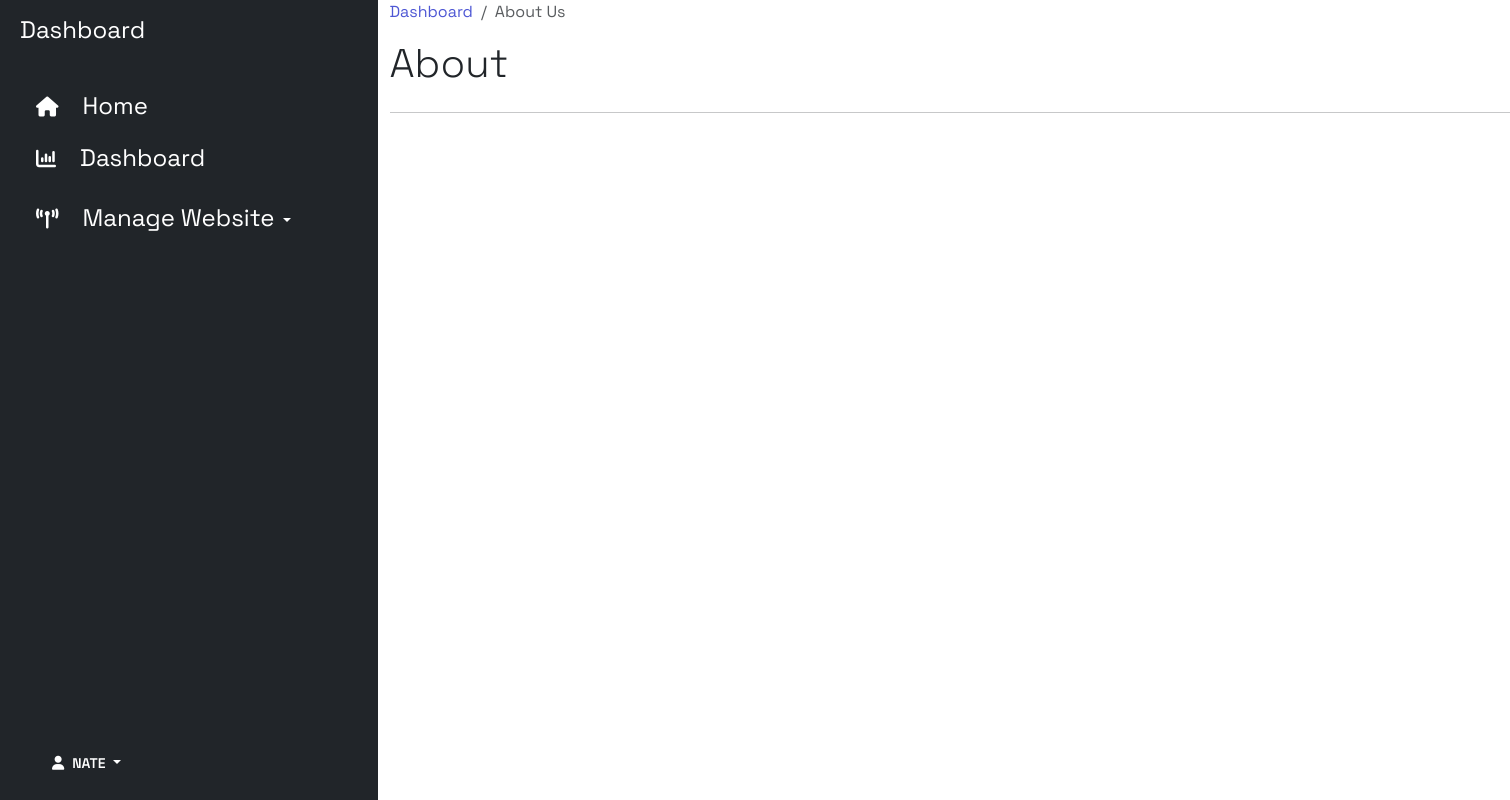
/about-list/ (signed in), run on an earlier commit of the app's database.
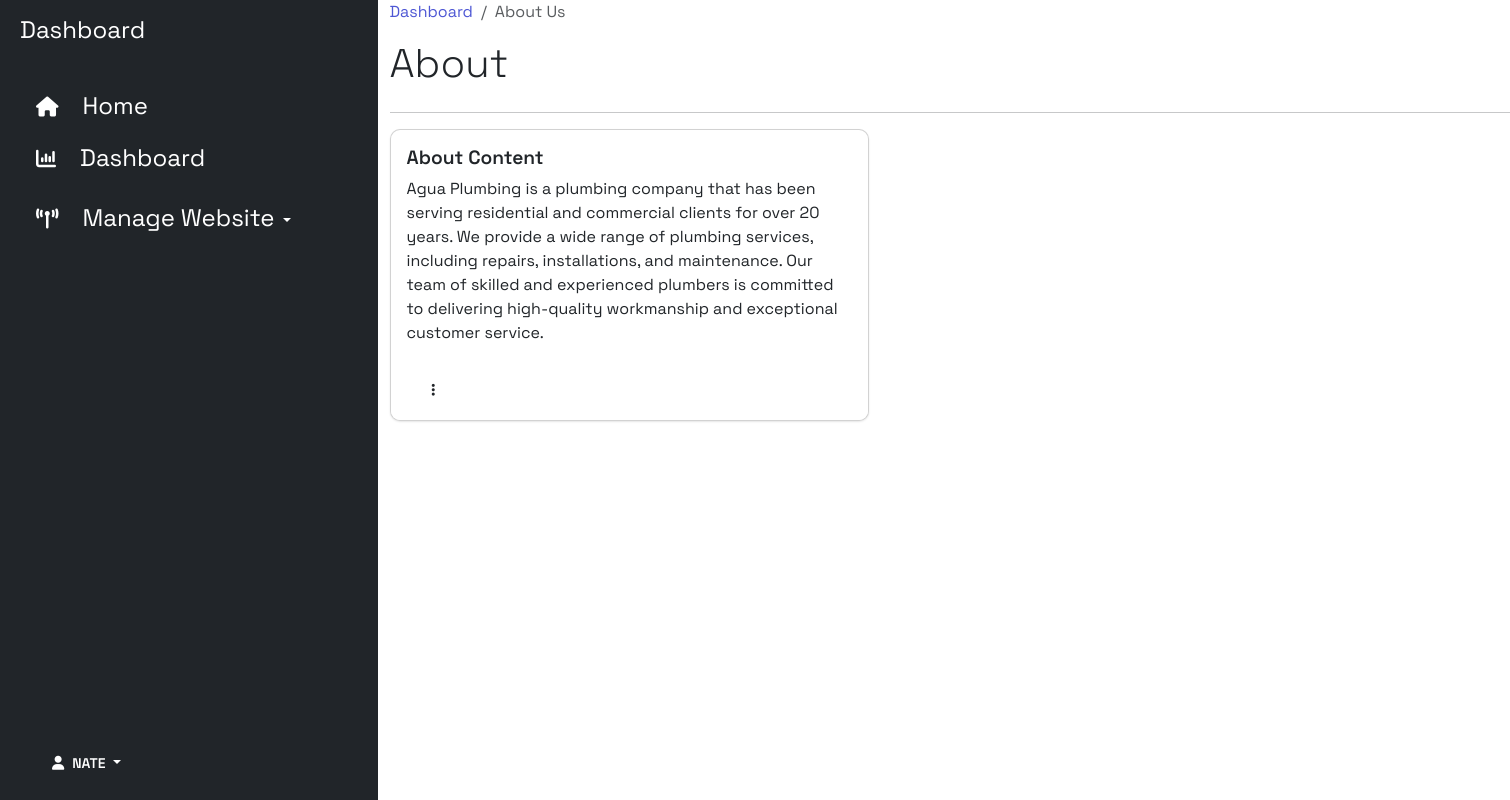
And on a later commit of the database.
### base/models.py (models this page shows, shortened)
class About(models.Model):
    title = models.CharField(max_length=100)
    content = models.TextField(blank=True, null=True)
    author = models.ForeignKey(User, on_delete= models.CASCADE)
    created_at = models.DateTimeField(auto_now_add= True)
    updated_at = models.DateTimeField(auto_now=True)
    slug = models.SlugField(unique=True)

### base/views.py (the view)
# urls.py: path('about-list/', AboutList.as_view(), name='about-list'),
class AboutList(LoginRequiredMixin, ListView):
    model = About
    template_name = 'about/about-list.html'
    def get_context_data(self, **kwargs):
        context = super().get_context_data(**kwargs)
        context['aboutus'] = About.objects.all()
        return context

### base/templates/about/about-list.html (shortened to what the changed rows need)
{% extends "base.html" %}
{% block content %}
<div class="container-fluid">
    <div class="row flex-nowrap">
        <div class="container">
            <section class="menu">
                <div class="d-flex justify-content-between">
                    <h1 class="fw-light">About</h1>
                </div>
                <div class="row row-cols-1 row-cols-md-3">
                    {% for about in aboutus %}
                    <div class="col-auto">
                        <div class="card project-card h-100">
                            <div class="card-body">
                                <a class="text-decoration-none" href="{% url 'about-update' about.slug %}">
                                    <h5 class="card-title">{{about.title}}</h5>
                                </a>
                                <p class="card-text">{{about.content}}</p>
                            </div>
                            <div class="card-footer border-0 bg-white">
                                <div class="d-flex justify-content-between align-items-center">
                                    <div class="text-muted">
                                        <div class="btn-group me-auto">
                                            <button class="btn rounded-5 bg-outline-secondary" type="button"
                                                id="triggerId" data-bs-toggle="dropdown" aria-haspopup="true"
                                                aria-expanded="false">
                                                <i class="fa-solid fa-ellipsis-vertical"></i>
                                            </button>
                                        </div>
                                    </div>
                                </div>
                            </div>
                        </div>
                    </div>
                    {% endfor %}
                </div>
            </section>
        </div>
    </div>
</div>
{% endblock content %}

What changed in the data, as far as the page shows it:
added About: title "About Content", content "Agua Plumbing is a plumbing company that has been serving residential and commercial clients for over 20 years. We provide a wide range of plumbing services, including repairs, installations, and maintenance. Our team of skilled and experienced plumbers is committed to delivering high-quality workmanship and exceptional customer service."
